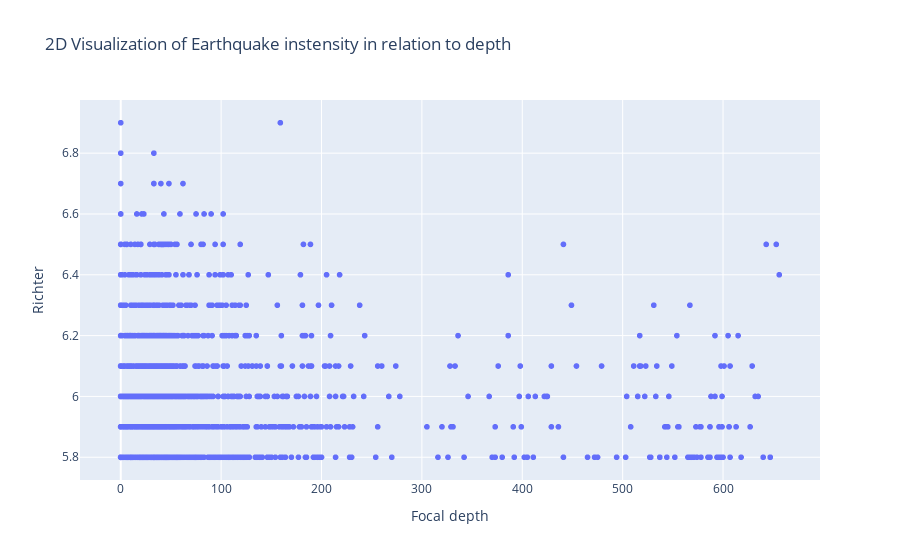

The notebook cell this image was saved under:
### Code cell
fig = px.scatter(df, x='Focal depth', y='Richter', title="2D Visualization of Earthquake instensity in relation to depth")
fig.show()

### Figure 1 — Plotly figure (JSON) as saved in the notebook; plotly's stock layout.template omitted (floating-point values rounded to 4 significant figures; data arrays with more than 128 entries replaced by an {"elided": "..."} marker saying what was removed)
{"data": [{"hovertemplate": "Focal depth=%{x}<br>Richter=%{y}<extra></extra>", "legendgroup": "", "marker": {"color": "#636efa", "symbol": "circle"}, "mode": "markers", "name": "", "showlegend": false, "type": "scattergl", "x": {"elided": "2178 int values"}, "xaxis": "x", "y": {"elided": "2178 float values"}, "yaxis": "y"}], "layout": {"legend": {"tracegroupgap": 0}, "title": {"text": "2D Visualization of Earthquake instensity in relation to depth"}, "xaxis": {"anchor": "y", "domain": [0, 1], "title": {"text": "Focal depth"}}, "yaxis": {"anchor": "x", "domain": [0, 1], "title": {"text": "Richter"}}}}
